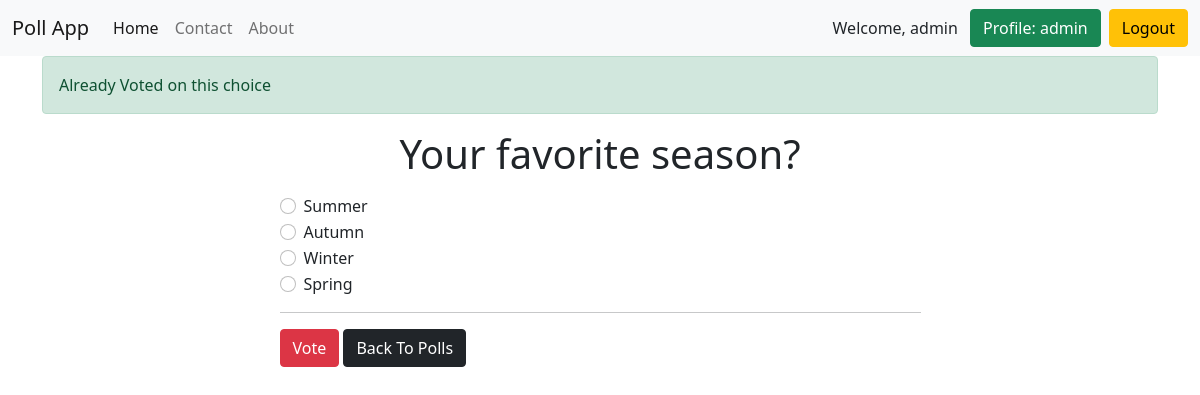
The page /detail/your-favorite-season/ (signed in) on the database its author committed.
### accounts/models.py (models this page shows)
class User(AbstractUser):
    email = models.EmailField(unique=True)
    email_confirmed = models.BooleanField(default=False)

### poll_app/models.py (models this page shows, shortened)
class Question(models.Model):
    question_text = models.CharField(max_length=100, unique=True)
    slug = models.SlugField(unique=True)
    created_at = models.DateTimeField(auto_now_add=True)
    is_active = models.BooleanField(default=True)
    views = models.ManyToManyField(IpModel, related_name='post_views', blank=True)
    class Meta:
        ordering = ['-created_at']

class Choice(models.Model):
    choice_text = models.CharField(max_length=100)
    question = models.ForeignKey(Question, on_delete=models.CASCADE)

### poll_app/views.py (the view)
# urls.py: path('detail/<slug:slug>/', detail_question, name='detail'),
def detail_question(request, slug):
    question = get_object_or_404(Question, slug=slug)
    if request.user.is_authenticated:
        if Vote.objects.filter(voter=request.user, question=question).exists():
            messages.error(request, "Already Voted on this choice")
            return render(request, 'poll_app/detail.html', context={'question': question})
        else:
            return render(request, 'poll_app/detail.html', context={'question': question})
    else:
        return HttpResponseRedirect(reverse('poll_app:results', args=(slug,)))

### poll_app/templates/poll_app/detail.html (shortened to what this page needs)
{% extends 'base.html' %}
{% block content %}
<h1 class="text-center mb-3">{{ question.question_text }}</h1>
<form action="{% url 'poll_app:vote' question.slug %}" method="post">
    {% for choice in question.choice_set.all %}
    <div class="form-check">
        <input
                type="radio"
                name="choice"
                class="form-check-input"
                id="choice{{ forloop.counter }}"
                value="{{ choice.pk }}"
        />
        <label for="choice{{ forloop.counter }}">{{ choice.choice_text }}</label>
    </div>
    {% endfor %}
<hr>
    {% if request.user.is_authenticated %}
    <input type="submit" value="Vote" class="btn btn-danger"/>
    <a class="btn btn-dark" href="{% url 'poll_app:home' %}">Back To Polls</a>
    {% else %}
    <input type="submit" value="Vote" class="btn btn-danger" disabled/>
    <a class="btn btn-dark" href="{% url 'poll_app:home' %}">Back To Polls</a>
    {% endif %}
</form>
{% endblock %}

### templates/base.html (shortened to what this page needs)
<!DOCTYPE html>
<html lang="en">
<head>
    <link href="https://cdn.jsdelivr.net/npm/bootstrap@5.1.3/dist/css/bootstrap.min.css" rel="stylesheet"
>
</head>
<body>
<nav class="navbar navbar-expand-lg navbar-light bg-light">
    <div class="container-fluid">
        <a class="navbar-brand" href="{% url 'poll_app:home' %}">Poll App</a>
        <div class="collapse navbar-collapse" id="navbarNavAltMarkup">
            <div class="navbar-nav">
                <a class="nav-link active" aria-current="page" href="{% url 'poll_app:home' %}">Home</a>
                <a class="nav-link" href="{% url 'contact:contact' %}">Contact</a>
                <a class="nav-link" href="{% url 'poll_app:about' %}">About</a>
            </div>
        </div>
        {% if request.user.is_authenticated %}
        Welcome, {{ user.username }}
        &ensp;<a class="btn btn-success" href="{% url 'accounts:profile' %}" type="submit">Profile: {{ user.username }}</a>
        &ensp;<form method="post" action="{% url 'accounts:logout' %} ">
        <button class="btn btn-warning btn-block" type="submit">Logout</button>
        </form>
        {% else %}
        <a class="btn btn-warning" href="{% url 'accounts:login' %}" type="submit">Login</a>&ensp;
        <a class="btn btn-danger" href="{% url 'accounts:signup' %}" type="submit">Sign Up</a>
        {% endif %}
    </div>
</nav>
{% if messages %}
{% for message in messages %}
<div class="container">
    <div class="alert alert-success" role="alert">
        {{ message|safe }}
    </div>
</div>
{% endfor %}
{% endif %}
<div class="container">
    <div class="row">
        <div class="col-md-7 m-auto">
            {% block content %}
            {% endblock %}
        </div>
    </div>
</div>
</body>
</html>

### rows shown on the page
User: username "admin"
Question: question_text "Your favorite season?"
Choice: choice_text "Summer"
Choice: choice_text "Autumn"
Choice: choice_text "Winter"
Choice: choice_text "Spring"

### other values the page prints
{{ message|safe }} "Already Voted on this choice"
